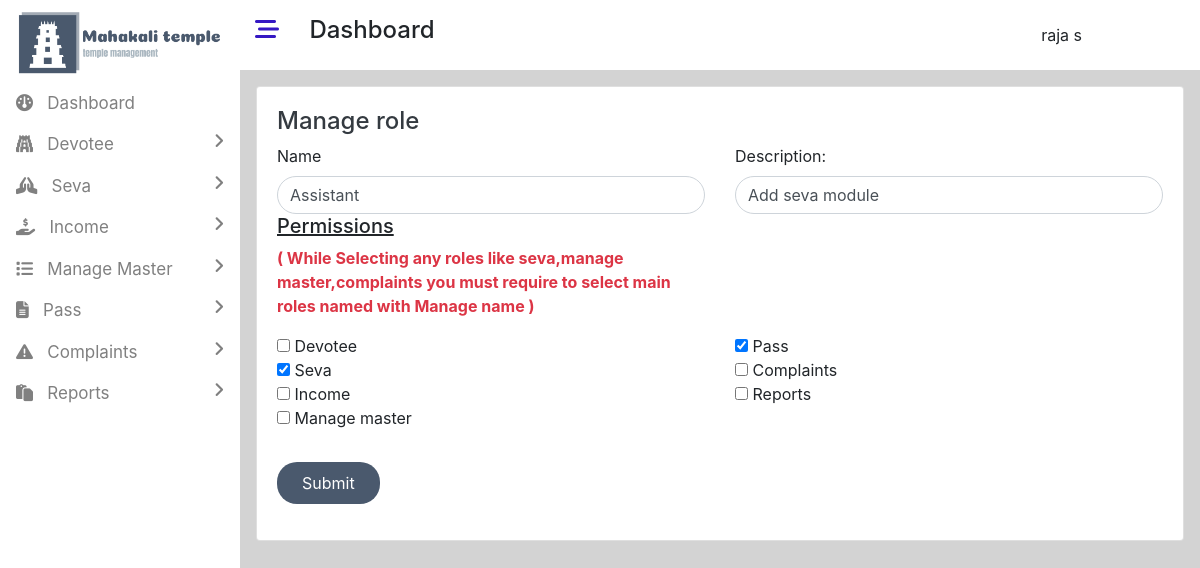
Page /admin/edit_role.php?id=3 (signed in) on the committed database.
### tables this page shows
CREATE TABLE `user` (
  `user_id` int(11) NOT NULL,
  `first_name` varchar(50) NOT NULL,
  `last_name` varchar(50) NOT NULL,
  `email` varchar(50) NOT NULL,
  `password` varchar(50) NOT NULL,
  `role` varchar(50) NOT NULL,
  `reading_time` timestamp NOT NULL DEFAULT current_timestamp() ON UPDATE current_timestamp()
);

CREATE TABLE `role` (
  `role_id` int(11) NOT NULL,
  `role_name` varchar(50) NOT NULL,
  `role_description` varchar(100) NOT NULL,
  `role_permissions` text NOT NULL,
  `reading_time` timestamp NOT NULL DEFAULT current_timestamp() ON UPDATE current_timestamp()
);

### admin/admin_db.php (called while the page is built, shortened)
<?php
$con=mysqli_connect("localhost","root","","temple");
        ?>
        <?php
class role
{
    public function get_role_id($id)
    {
        global $con;
        $sql="select * from role where role_id=$id";
        $result=mysqli_query($con,$sql);
        return $row=mysqli_fetch_assoc($result);
    }
}
        ?>

### admin/edit_role.php (the view, shortened to what this page needs)
<!DOCTYPE html>
<html lang="en">
<head>
    <link rel="stylesheet" href="../assets/bootstrap/bootstrap.min.css">
    <link rel="stylesheet" href="https://cdnjs.cloudflare.com/ajax/libs/font-awesome/6.4.2/css/all.min.css"  />
    <link rel="stylesheet" href="css/style.css">
</head>
<body class="dashboard-page">
<div>
<?php
include("includes/leftbar.php");
?>
<div style="width:80%;height:100vh;" class="float-right main-content">
<?php
include("includes/header.php");
?>
<?php
include("admin_db.php");
$obj=new role();
$role=$obj->get_role_id($_GET["id"]);
?>
<div class="container p-3">
<div class="card">
    <div class="card-body">
<form action="" method="post" autocomplete="off">
<h4><a href="manage_role.php" class="text-decoration-none text-dark">Manage role</a></h4>
<div class="row">
    <div class="col">
      <label for="country">Name</label>
      <input type="text" class="form-control state-bor" id="email" value="<?=$role['role_name']?>" name="role_name" required>
    </div>
    <div class="col">
    <label for="sel1">Description:</label>
    <input type="text" class="form-control state-bor" id="email2" value="<?=$role['role_description']?>" name="role_description" required>
    </div>
  </div>
  <div class="row">
    <div class="col">
        <h5><u>Permissions</u></h5>
            <p class="text-danger font-weight-bold">( While Selecting any roles like seva,manage master,complaints you must require to
                select main roles named with Manage name )
            </p>
    </div>
    <div class="col">
    </div>
  </div>
  <div class="row">
    <div class="col">
        <ul class="list-unstyled">
            <li><input type="checkbox" <?php if(strstr($role["role_permissions"],"Devotee")) { echo "checked"; } ?> value="Devotee" name="role_permissions[]"> Devotee</li>
            <li><input type="checkbox" value="Seva" <?php if(strstr($role["role_permissions"],"Seva")) { echo "checked"; } ?> name="role_permissions[]"> Seva</li>
            <li><input type="checkbox" value="Income" <?php if(strstr($role["role_permissions"],"Income")) { echo "checked"; } ?> name="role_permissions[]"> Income</li>
            <li><input type="checkbox" value="Manage master" <?php if(strstr($role["role_permissions"],"Manage master")) { echo "checked"; } ?> name="role_permissions[]"> Manage master</li>
        </ul>
    </div>
    <div class="col">
        <ul class="list-unstyled">
            <li><input type="checkbox" value="Pass" <?php if(strstr($role["role_permissions"],"Pass")) { echo "checked"; } ?> name="role_permissions[]"> Pass</li>
            <li><input type="checkbox" value="Complaints" <?php if(strstr($role["role_permissions"],"Complaints")) { echo "checked"; } ?> name="role_permissions[]"> Complaints</li>
            <li><input type="checkbox" value="Reports" <?php if(strstr($role["role_permissions"],"Reports")) { echo "checked"; } ?> name="role_permissions[]"> Reports</li>
        </ul>
    </div>
  </div>
  <button type="submit" class="btn button-color mt-3 text-white px-4 py-2" name="edit_role">Submit</button>
</div>
</div>
</div>
</div>
</div>
</body>
</html>

### admin/includes/header.php (shortened to what this page needs)
<div class="container-fluid">
    <div class="row">
        <div class="col-md-12 bg-white py-3">
        <h4>
        <i class="fa-solid fa-bars-staggered mybar23" style="color: #3518c3;"></i>
        <span class="ml-4 ">Dashboard</span>
        <div class="dropdown mydropdown float-right">
  <button type="button" class="mybutton btn bg-white" data-toggle="dropdown">
  <?php
  if(isset($_SESSION["uid"]))
  {
    include("../db.php");
    $sql66="select * from user where user_id=".$_SESSION["uid"];
    $result66=mysqli_query($con,$sql66);
    $row66=mysqli_fetch_assoc($result66);
    echo $row66["first_name"]." ".$row66["last_name"];
  }
  ?>
  </button>
</div>
        </h4>
        </div>
    </div>
</div>

### admin/css/style.css (style rules this page uses)
.mybar23,.mybar24 { cursor:pointer; }
.main-content { background-color:lightgray; }
.mydropdown { margin-right:90px; }

### admin/edit_role.php (style rules this page uses)
.button-color { background-color:rgb(74,89,109); border-radius:20px; }
.state-bor { border-radius:40px; }

### rows in the picture
user: first_name "raja", last_name "s"
role: role_name "Assistant", role_description "Add seva module", role_permissions "☑"
